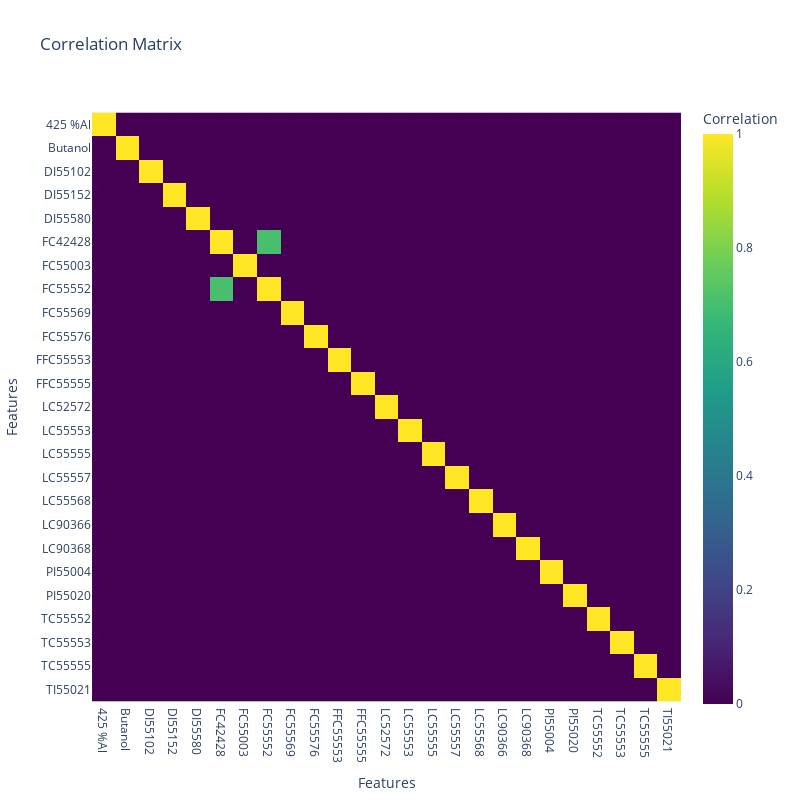

Notebook code for this chart:
### Code cell
threshold = 0.5
correlation_matrix = df_All.corr(numeric_only=True)
correlation_matrix = correlation_matrix[abs(correlation_matrix) > threshold].fillna(0)



fig = px.imshow(correlation_matrix, 
                color_continuous_scale='Viridis',
                labels=dict(x="Features", y="Features", color="Correlation"),
                title="Correlation Matrix")

fig.update_xaxes(title_text='Features', side='bottom')
fig.update_layout(width=800, height=800)

fig.show()

### Figure 1 — Plotly figure (JSON) as saved in the notebook; plotly's stock layout.template omitted (floating-point values rounded to 4 significant figures; data arrays with more than 128 entries replaced by an {"elided": "..."} marker saying what was removed)
{"data": [{"coloraxis": "coloraxis", "hovertemplate": "Features: %{x}<br>Features: %{y}<br>Correlation: %{z}<extra></extra>", "name": "0", "type": "heatmap", "x": ["425 %Al", "Butanol", "DI55102", "DI55152", "DI55580", "FC42428", "FC55003", "FC55552", "FC55569", "FC55576", "FFC55553", "FFC55555", "LC52572", "LC55553", "LC55555", "LC55557", "LC55568", "LC90366", "LC90368", "PI55004", "PI55020", "TC55552", "TC55553", "TC55555", "TI55021"], "xaxis": "x", "y": ["425 %Al", "Butanol", "DI55102", "DI55152", "DI55580", "FC42428", "FC55003", "FC55552", "FC55569", "FC55576", "FFC55553", "FFC55555", "LC52572", "LC55553", "LC55555", "LC55557", "LC55568", "LC90366", "LC90368", "PI55004", "PI55020", "TC55552", "TC55553", "TC55555", "TI55021"], "yaxis": "y", "z": {"elided": "25x25 float values"}}], "layout": {"coloraxis": {"colorbar": {"title": {"text": "Correlation"}}, "colorscale": [[0, "#440154"], [0.1111, "#482878"], [0.2222, "#3e4989"], [0.3333, "#31688e"], [0.4444, "#26828e"], [0.5556, "#1f9e89"], [0.6667, "#35b779"], [0.7778, "#6ece58"], [0.8889, "#b5de2b"], [1, "#fde725"]]}, "height": 800, "title": {"text": "Correlation Matrix"}, "width": 800, "xaxis": {"anchor": "y", "constrain": "domain", "domain": [0, 1], "scaleanchor": "y", "side": "bottom", "title": {"text": "Features"}}, "yaxis": {"anchor": "x", "autorange": "reversed", "constrain": "domain", "domain": [0, 1], "title": {"text": "Features"}}}}
